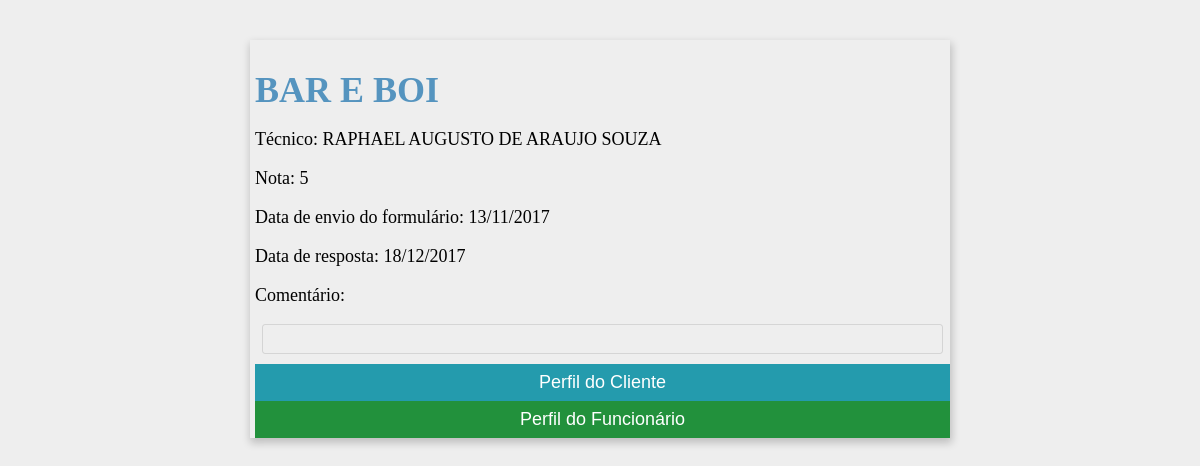
The app's page /Management/pages/completeform.php?id=51 (signed in) with its own data.
### tables this page shows
CREATE TABLE `customer` (
  `idcustomer` int(10) UNSIGNED NOT NULL,
  `name` varchar(200) NOT NULL,
  `emails` varchar(200) NOT NULL,
  `tecnical_visits` int(11) NOT NULL,
  `forms_answereds` int(11) NOT NULL,
  `V11_ID` int(11) NOT NULL,
  `effectiviness` double NOT NULL DEFAULT '0',
  `avaliation_avarage` double NOT NULL DEFAULT '0'
);

CREATE TABLE `employee` (
  `idemployee` int(10) UNSIGNED NOT NULL,
  `name` varchar(100) NOT NULL,
  `note_avarage` double NOT NULL,
  `issue_sol_avarage` double NOT NULL,
  `V11_code` int(11) NOT NULL,
  `visits` int(11) NOT NULL
);

CREATE TABLE `form` (
  `idform` int(10) UNSIGNED NOT NULL,
  `commentary` varchar(200) DEFAULT NULL,
  `idcustomer` int(11) DEFAULT NULL,
  `idemployee` int(11) DEFAULT NULL,
  `evaluation_value` int(11) DEFAULT NULL,
  `issue_solve` varchar(10) DEFAULT NULL,
  `request_sent` date NOT NULL,
  `request_answered` date NOT NULL
);

### Management/php/DataBaseQuerys.php (called while the page is built, shortened)
  <?php
$connection = Database::getConnection();
function formatDate($string)
{
	return date("d/m/Y", strtotime($string));
}
function LoadDataFrom($id, $table)
{
	global $connection;
	$result = $connection->query("SELECT * FROM $table WHERE id$table = $id");
	if ($result->num_rows > 0){
		return $result->fetch_assoc();
	}
	else{
		return null;
	}
}
function LoadDataFromVIP($id, $table){
	global $connection;
	if($table == "employee"){
		$result = $connection->query("SELECT * FROM $table WHERE V11_code = $id");
	}
	else{
		$result = $connection->query("SELECT * FROM $table WHERE V11_ID = $id");
	}
	$output = $result->fetch_assoc();
	if ($result->num_rows > 0)
	{
		return $output;
	}
	else
	{
		return null;
	}
}
?>

### Management/php/class/Formulario.php (called while the page is built, shortened)
<?php
include_once '../php/DataBaseQuerys.php';
include_once 'Employee_VIP.php';
include_once 'Customer_VIP.php';
class Formulario{
    private $customer;
    private $employee;
    private $evaluation_value;
    private $request_sent;
    function __construct($id){
        $retorno = LoadDataFrom($id, "form");
        $this->customer = new Customer_VIP($retorno["idcustomer"]);
        $this->employee = new Employee_VIP($retorno["idemployee"]);
        $this->evaluation_value = $retorno["evaluation_value"];
        $this->request_sent = formatDate($retorno["request_sent"]);
        $this->request_answered = formatDate($retorno["request_answered"]);
    }
    public function getCustomer(){
        return $this->customer;
    }
    public function getEmployee(){
        return $this->employee;
    }
    public function getEvaluation_solve(){
        return $this->evaluation_value;
    }
    public function getRequest_Sent(){
        return $this->request_sent;
    }
    public function getResquest_Answered(){
        return $this->request_answered;
    }
}
?>

### Management/php/class/Customer_VIP.php (called while the page is built)
<?php
include_once 'Customer.php';
class Customer_VIP extends Customer{
    function __construct($idVIP){
        $data = loadDataFromVIP($idVIP, "customer");
        parent::__construct($data["idcustomer"]);
    }
}
?>

### Management/php/class/Customer.php (called while the page is built, shortened)
<?php
include_once '../php/DataBaseQuerys.php';
class Customer extends Entity{
    function __construct($i){
        $this->id = $i;
        $getinfo = LoadDataFrom($i, "customer");
        $this->name = utf8_encode($getinfo["name"]);
    }
    public function GetID(){
        return $this->id;
    }
    public function GetName(){
        return $this->name;
    }
}
?>

### Management/php/class/Employee_VIP.php (called while the page is built)
<?php
include_once 'Employee.php';
class Employee_VIP extends Employee{
    function __construct($idVIP){
        $data = loadDataFromVIP($idVIP, "employee");
        parent::__construct($data["idemployee"]);
    }
}
?>

### Management/php/class/Employee.php (called while the page is built, shortened)
<?php
include_once '../php/DataBaseQuerys.php';
class Employee extends Entity{
    function __construct($i){
        $this->id = $i;
        $getinfo = LoadDataFrom($i, "employee");
        $this->name = utf8_encode($getinfo["name"]);
    }
    public function GetID(){
        return $this->id;
    }
    public function GetName(){
        return $this->name;
    }
}
?>

### Management/pages/completeform.php (the view, shortened to what this page needs)
<?php
include '../php/DataBaseQuerys.php';
include_once '../php/class/Formulario.php';
$instance = new Formulario($_GET["id"]);
$customer_url = "mainprofile.php?profile=".$instance->getCustomer()->GetID()."&type=c";
$employee_url = "mainprofile.php?profile=".$instance->getEmployee()->GetID()."&type=e";
?>
<!DOCTYPE HTML>
<html>
<head>
    <link href="../css/mainPagesStyle.css" rel="stylesheet" type="text/css" />
    <link href="../css/table.css" rel="stylesheet" type="text/css"/>
    <link href="../css/formulario-completo.css" rel="stylesheet" type="text/css"/>
</head>
<body ng-app="">
    <div class="full-form">
        <h1><?php echo $instance->getCustomer()->GetName();?></h1>
        <p>Técnico: <?php echo $instance->getEmployee()->getName(); ?> </p>
        <p>Nota: <?php echo $instance->getEvaluation_solve() ?> </p>
        <p>Data de envio do formulário: <?php echo $instance->getRequest_Sent() ?></p>
        <p>Data de resposta: <?php echo $instance->getResquest_Answered() ?> </p>
        <p>Comentário:</p>
        <div class="commentary">
        </div>
        <form <?php echo "action=".$customer_url; ?> method="POST">
            <button class="blue">Perfil do Cliente</button>
        </form>
        <form <?php echo "action=".$employee_url; ?> method="POST">
            <button class="green">Perfil do Funcionário</button>
        </form>
    </div>
</body>
</html>

### Management/css/mainPagesStyle.css (style rules this page uses)
* { box-sizing: border-box; }
body { font-family: Verdana; margin: 0; padding: 0; background-color: #EEEEEE; }

### Management/css/table.css (style rules this page uses)
h1 { outline: none; white-space: nowrap; overflow: hidden; }

### Management/css/formulario-completo.css (style rules this page uses)
.full-form { box-shadow: 1px 4px 8px 1px rgba(0, 0, 0, 0.2); max-width: 700px; min-width: 500px; height: 100%; position: relative; margin: auto; font-weight: 400; font-size: 18px; margin-top: 40px; display: block; padding-left: 5px; padding-top: 5px; word-wrap: break-word; }
.full-form h1 { color: #5594BF; margin-bottom: 10px; }
.full-form button { border: none; outline: 0; display: inline-block; padding: 8px; color: white; text-align: center; cursor: pointer; width: 100%; font-size: 18px; }
.green { background-color: #22913c; }
.blue { background-color: #249bad; }
.commentary { padding: 5px; width: 98%; margin: auto; margin-bottom: 10px; border: 1px solid #40404125; border-radius: 3px; }

### records on screen
customer: name "BAR E BOI"
employee: name "RAPHAEL AUGUSTO DE ARAUJO SOUZA"
form: evaluation_value "5", request_sent "13/11/2017", request_answered "18/12/2017"
